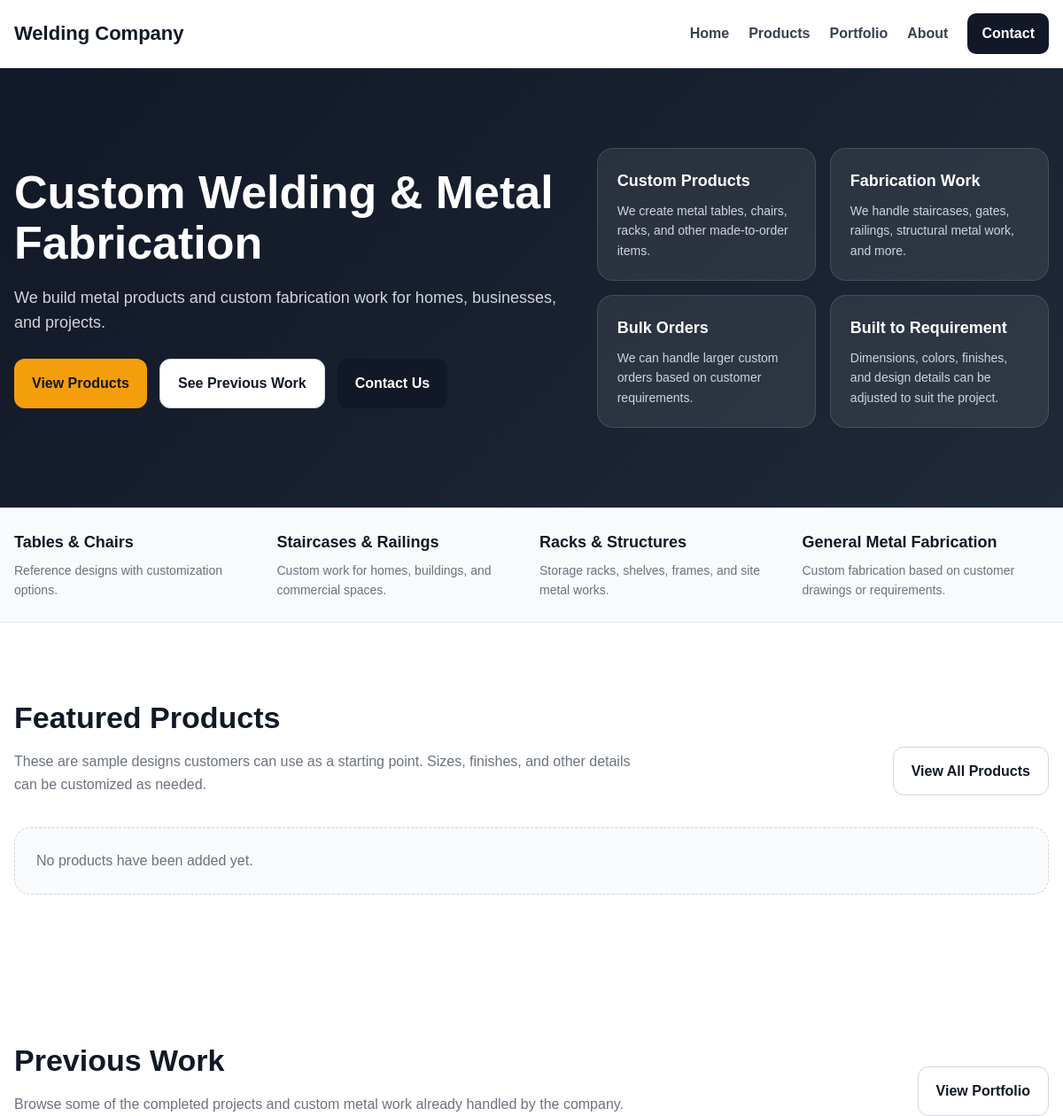
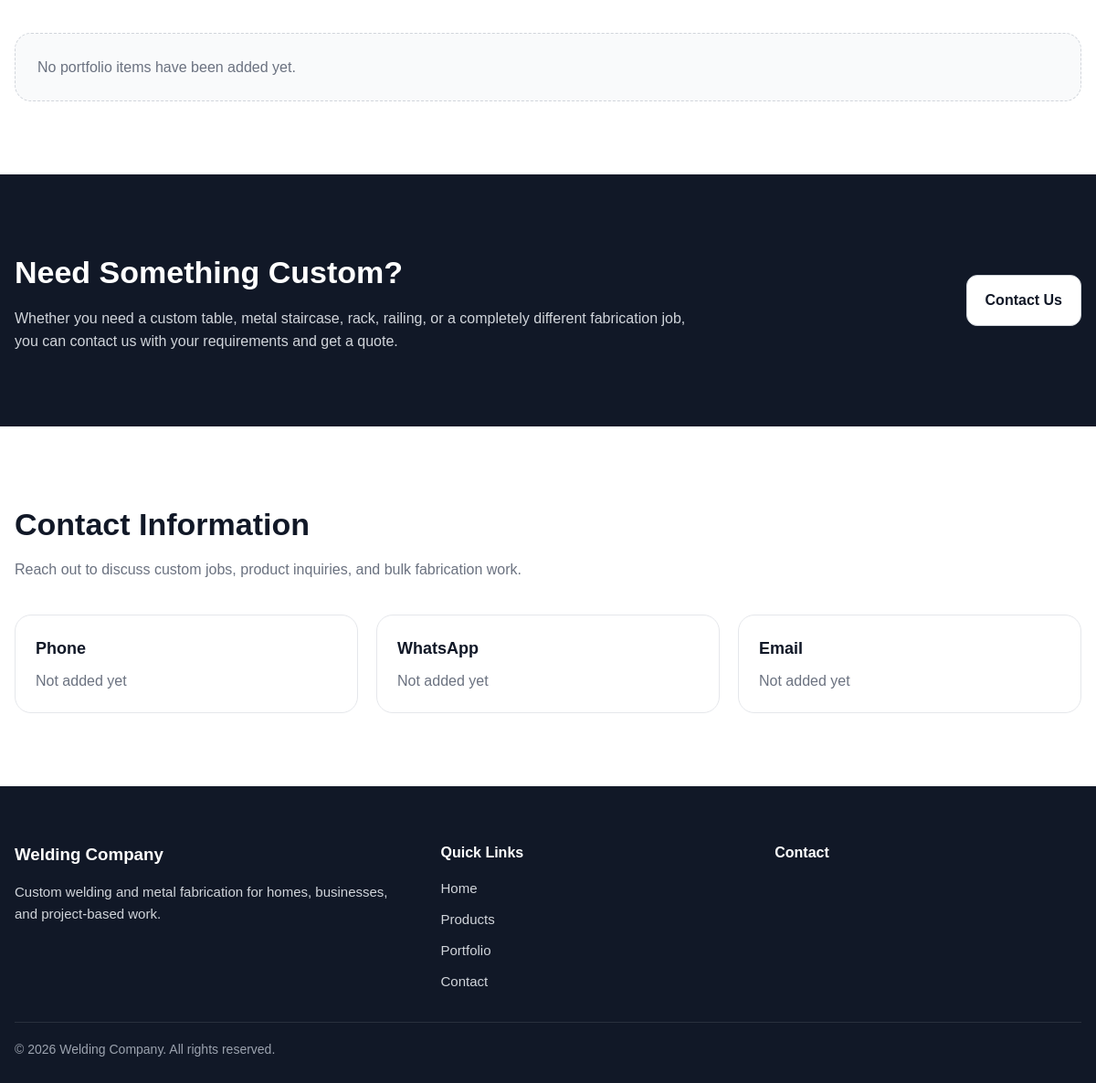
Before: / with the older database file (2 pictures, top to bottom).
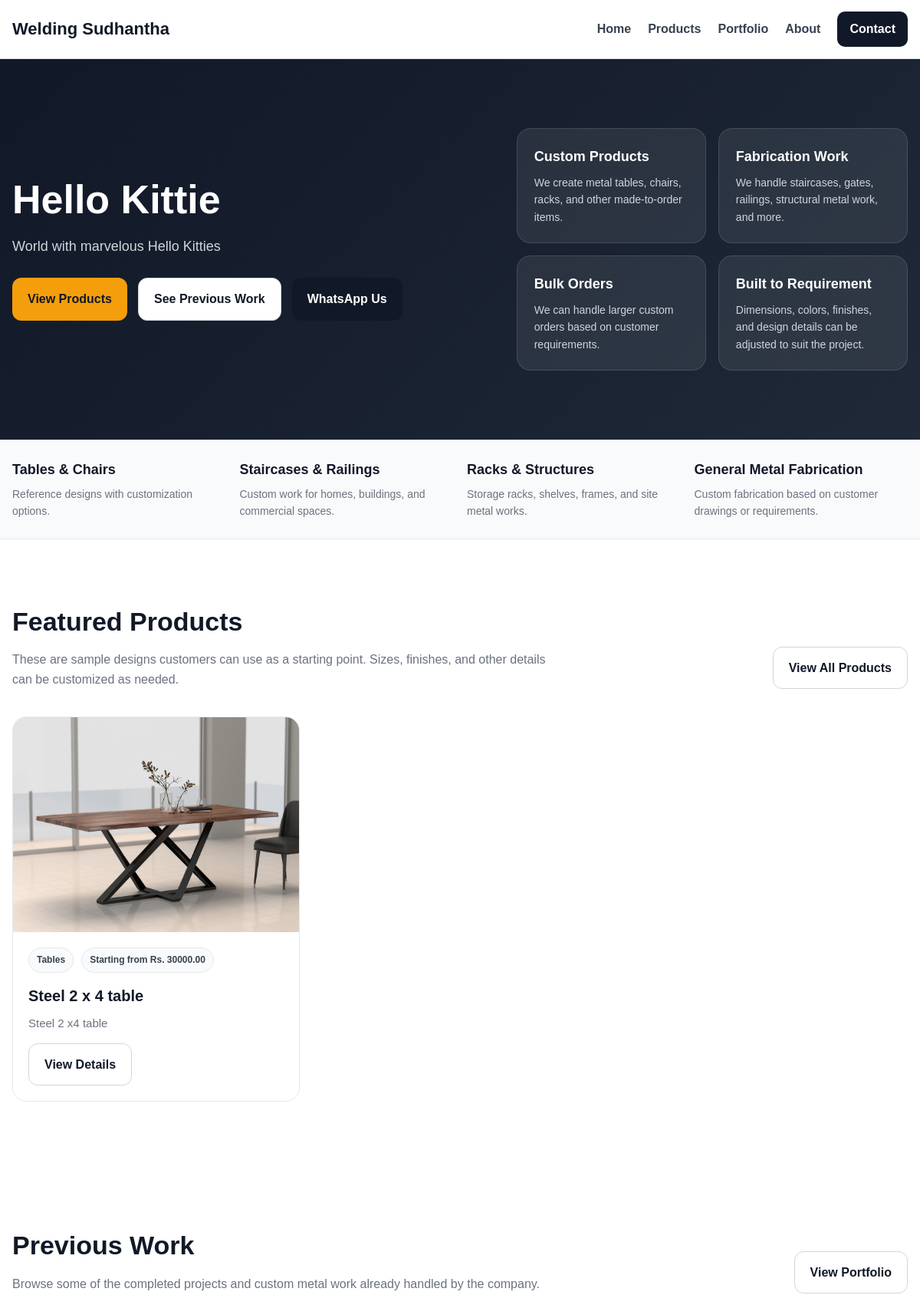
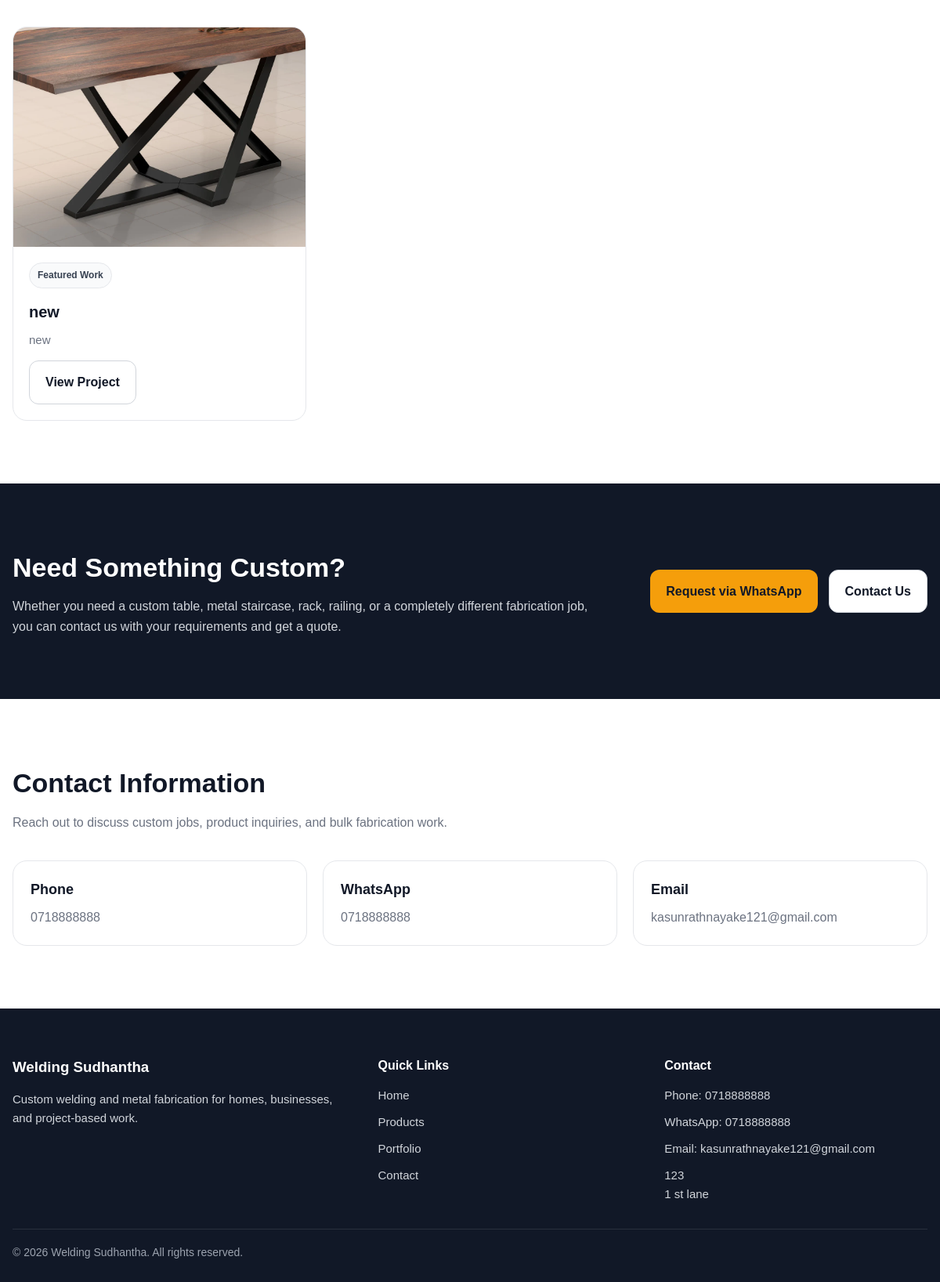
After: the same page with the newer database file (2 pictures, top to bottom).
### tables this page shows
CREATE TABLE `site_settings` (
  `id` int NOT NULL,
  `site_name` varchar(200) NOT NULL,
  `phone` varchar(50) DEFAULT NULL,
  `whatsapp` varchar(50) DEFAULT NULL,
  `email` varchar(150) DEFAULT NULL,
  `address` text,
  `hero_title` varchar(255) DEFAULT NULL,
  `hero_subtitle` text
);

CREATE TABLE `products` (
  `id` int NOT NULL,
  `category_id` int NOT NULL,
  `name` varchar(200) NOT NULL,
  `slug` varchar(220) NOT NULL,
  `short_description` text,
  `full_description` text,
  `price_text` varchar(150) DEFAULT NULL,
  `available_colors` text,
  `is_customizable` tinyint(1) DEFAULT '1',
  `is_featured` tinyint(1) DEFAULT '0',
  `status` tinyint(1) DEFAULT '1',
  `created_at` timestamp NULL DEFAULT CURRENT_TIMESTAMP
);

CREATE TABLE `categories` (
  `id` int NOT NULL,
  `name` varchar(150) NOT NULL,
  `slug` varchar(180) NOT NULL,
  `description` text,
  `status` tinyint(1) DEFAULT '1',
  `created_at` timestamp NULL DEFAULT CURRENT_TIMESTAMP
);

CREATE TABLE `portfolio_items` (
  `id` int NOT NULL,
  `title` varchar(200) NOT NULL,
  `slug` varchar(220) NOT NULL,
  `short_description` text,
  `full_description` text,
  `is_featured` tinyint(1) DEFAULT '0',
  `status` tinyint(1) DEFAULT '1',
  `created_at` timestamp NULL DEFAULT CURRENT_TIMESTAMP
);

### includes/functions.php (called while the page is built, shortened)
<?php
function e($value): string
{
    return htmlspecialchars((string)($value ?? ''), ENT_QUOTES, 'UTF-8');
}
function get_site_settings(PDO $pdo): array
{
    $stmt = $pdo->query("SELECT * FROM site_settings ORDER BY id ASC LIMIT 1");
    $settings = $stmt->fetch();
    return $settings ?: [
        'site_name' => 'Welding Company',
        'phone' => '',
        'whatsapp' => '',
        'email' => '',
        'address' => '',
        'hero_title' => 'Custom Welding & Metal Fabrication',
        'hero_subtitle' => 'We build metal products and custom fabrication work for homes, businesses, and projects.'
    ];
}
function get_latest_products(PDO $pdo, int $limit = 6): array
{
    $stmt = $pdo->prepare("
        SELECT p.*, c.name AS category_name,
               (
                   SELECT pi.image_path
                   FROM product_images pi
                   WHERE pi.product_id = p.id
                   ORDER BY pi.sort_order ASC, pi.id ASC
                   LIMIT 1
               ) AS primary_image
        FROM products p
        INNER JOIN categories c ON c.id = p.category_id
        WHERE p.status = 1
        ORDER BY p.id DESC
        LIMIT ?
    ");
    $stmt->bindValue(1, $limit, PDO::PARAM_INT);
    $stmt->execute();
    return $stmt->fetchAll();
}
function get_featured_portfolio_items(PDO $pdo, int $limit = 6): array
{
    $stmt = $pdo->prepare("
        SELECT pi.*,
               (
                   SELECT pim.image_path
                   FROM portfolio_images pim
                   WHERE pim.portfolio_item_id = pi.id
                   ORDER BY pim.sort_order ASC, pim.id ASC
                   LIMIT 1
               ) AS primary_image
        FROM portfolio_items pi
        WHERE pi.status = 1 AND pi.is_featured = 1
        ORDER BY pi.id DESC
        LIMIT ?
    ");
    $stmt->bindValue(1, $limit, PDO::PARAM_INT);
    $stmt->execute();
    return $stmt->fetchAll();
}
function get_whatsapp_link(?string $number, string $message = ''): string
{
    $cleanNumber = preg_replace('/[^0-9]/', '', (string)$number);
    if ($cleanNumber === '') {
        return '#';
    }
    $url = 'https://wa.me/' . $cleanNumber;
    if ($message !== '') {
        $url .= '?text=' . urlencode($message);
    }
    return $url;
}

### index.php (the view, shortened to what the rows shown need)
<?php
require_once __DIR__ . '/includes/db.php';
require_once __DIR__ . '/includes/functions.php';
$siteSettings = get_site_settings($pdo);
$featuredProducts = get_featured_products($pdo, 6);
if (empty($featuredProducts)) {
    $featuredProducts = get_latest_products($pdo, 6);
}
$featuredPortfolioItems = get_featured_portfolio_items($pdo, 6);
if (empty($featuredPortfolioItems)) {
    $featuredPortfolioItems = get_latest_portfolio_items($pdo, 6);
}
$frontendCssFiles = ['home.css'];
$whatsAppMessage = 'Hi, I would like to ask about your metal fabrication work.';
$whatsAppLink = get_whatsapp_link($siteSettings['whatsapp'] ?? '', $whatsAppMessage);
require_once __DIR__ . '/includes/frontend-header.php';
?>
<section class="hero-section">
    <div class="container hero-grid">
        <div class="hero-content">
            <h1>
                <?php echo e($siteSettings['hero_title'] ?: 'Custom Welding & Metal Fabrication'); ?>
            </h1>
            <p>
                <?php echo e($siteSettings['hero_subtitle'] ?: 'We build custom metal products and fabrication work for homes, businesses, and construction-related needs.'); ?>
            </p>
            <div class="hero-actions">
                <a href="<?php echo BASE_URL; ?>products.php" class="btn btn-primary">View Products</a>
                <a href="<?php echo BASE_URL; ?>portfolio.php" class="btn btn-outline">See Previous Work</a>
                <?php if ($whatsAppLink !== '#'): ?>
                    <a href="<?php echo e($whatsAppLink); ?>" target="_blank" rel="noopener" class="btn btn-dark">WhatsApp Us</a>
                <?php else: ?>
                    <a href="<?php echo BASE_URL; ?>contact.php" class="btn btn-dark">Contact Us</a>
                <?php endif; ?>
            </div>
        </div>
    </div>
</section>
<section class="section featured-section">
    <div class="container">
        <div class="section-heading">
            <div class="section-heading-left">
                <h2>Featured Products</h2>
            </div>
        </div>
        <?php if (!empty($featuredProducts)): ?>
            <div class="card-grid">
                <?php foreach ($featuredProducts as $product): ?>
                    <article class="common-card">
                        <div class="common-card-image">
                            <?php if (!empty($product['primary_image'])): ?>
                                <img src="<?php echo UPLOADS_URL . 'products/' . e($product['primary_image']); ?>" alt="<?php echo e($product['name']); ?>">
                            <?php else: ?>
                                <img src="<?php echo ASSETS_URL; ?>images/no-image.png" alt="<?php echo e($product['name']); ?>">
                            <?php endif; ?>
                        </div>
                        <div class="common-card-body">
                            <div class="common-meta">
                                <span><?php echo e($product['category_name']); ?></span>
                                <?php if (!empty($product['price_text'])): ?>
                                    <span><?php echo e($product['price_text']); ?></span>
                                <?php endif; ?>
                            </div>
                            <h3><?php echo e($product['name']); ?></h3>
                            <p>
                                <?php echo e($product['short_description'] ?: 'Customizable metal product available on request.'); ?>
                            </p>
                            <a href="<?php echo BASE_URL; ?>product.php?slug=<?php echo urlencode($product['slug']); ?>" class="btn btn-outline">View Details</a>
                        </div>
                    </article>
                <?php endforeach; ?>
            </div>
        <?php else: ?>
            <div class="empty-public-state">
                <p>No products have been added yet.</p>
            </div>
        <?php endif; ?>
    </div>
</section>
<section class="section portfolio-section">
    <div class="container">
        <div class="section-heading">
            <div class="section-heading-left">
                <h2>Previous Work</h2>
            </div>
        </div>
        <?php if (!empty($featuredPortfolioItems)): ?>
            <div class="card-grid">
                <?php foreach ($featuredPortfolioItems as $item): ?>
                    <article class="common-card">
                        <div class="common-card-image">
                            <?php if (!empty($item['primary_image'])): ?>
                                <img src="<?php echo UPLOADS_URL . 'portfolio/' . e($item['primary_image']); ?>" alt="<?php echo e($item['title']); ?>">
                            <?php else: ?>
                                <img src="<?php echo ASSETS_URL; ?>images/no-image.png" alt="<?php echo e($item['title']); ?>">
                            <?php endif; ?>
                        </div>
                        <div class="common-card-body">
                            <?php if ((int)$item['is_featured'] === 1): ?>
                                <div class="common-meta">
                                    <span>Featured Work</span>
                                </div>
                            <?php endif; ?>
                            <h3><?php echo e($item['title']); ?></h3>
                            <p>
                                <?php echo e($item['short_description'] ?: 'Completed custom metal work project.'); ?>
                            </p>
                            <a href="<?php echo BASE_URL; ?>portfolio-item.php?slug=<?php echo urlencode($item['slug']); ?>" class="btn btn-outline">View Project</a>
                        </div>
                    </article>
                <?php endforeach; ?>
            </div>
        <?php else: ?>
            <div class="empty-public-state">
                <p>No portfolio items have been added yet.</p>
            </div>
        <?php endif; ?>
    </div>
</section>
<section class="section custom-order-section">
    <div class="container custom-order-wrap">
        <div>
            <h2>Need Something Custom?</h2>
        </div>
    </div>
</section>
<section class="section">
    <div class="container">
        <div class="section-heading">
            <h2>Contact Information</h2>
        </div>
        <div class="contact-summary-grid">
            <div class="contact-summary-card">
                <h3>Phone</h3>
                <p><?php echo e($siteSettings['phone'] ?: 'Not added yet'); ?></p>
            </div>
            <div class="contact-summary-card">
                <h3>WhatsApp</h3>
                <?php if (!empty($siteSettings['whatsapp'])): ?>
                    <a href="<?php echo e(get_whatsapp_link($siteSettings['whatsapp'], $whatsAppMessage)); ?>" target="_blank" rel="noopener">
                        <?php echo e($siteSettings['whatsapp']); ?>
                    </a>
                <?php else: ?>
                    <p>Not added yet</p>
                <?php endif; ?>
            </div>
            <div class="contact-summary-card">
                <h3>Email</h3>
                <p><?php echo e($siteSettings['email'] ?: 'Not added yet'); ?></p>
            </div>
        </div>
    </div>
</section>
<?php require_once __DIR__ . '/includes/frontend-footer.php'; ?>

### includes/frontend-header.php (shortened to what the rows shown need)
<?php
$frontendCssFiles = $frontendCssFiles ?? [];
?>
<!DOCTYPE html>
<html lang="en">
<head>
    <link rel="stylesheet" href="<?php echo ASSETS_URL; ?>css/frontend/shared.css">
    <?php foreach ($frontendCssFiles as $cssFile): ?>
        <link rel="stylesheet" href="<?php echo ASSETS_URL . 'css/frontend/' . e($cssFile); ?>">
    <?php endforeach; ?>
</head>
<body>
<header class="site-header">
    <div class="container header-inner">
        <a href="<?php echo BASE_URL; ?>" class="site-logo">
            <?php echo e($siteSettings['site_name'] ?: 'Welding Company'); ?>
        </a>
        <nav class="site-nav" id="siteNav">
            <a href="<?php echo BASE_URL; ?>">Home</a>
            <a href="<?php echo BASE_URL; ?>products.php">Products</a>
            <a href="<?php echo BASE_URL; ?>portfolio.php">Portfolio</a>
            <a href="<?php echo BASE_URL; ?>about.php">About</a>
            <a href="<?php echo BASE_URL; ?>contact.php" class="nav-cta">Contact</a>
        </nav>
    </div>
</header>

### includes/frontend-footer.php (shortened to what the rows shown need)
<footer class="site-footer">
    <div class="container footer-grid">
        <div class="footer-block">
            <h3><?php echo e($siteSettings['site_name'] ?: 'Welding Company'); ?></h3>
            <p>
                Custom welding and metal fabrication for homes, businesses, and project-based work.
            </p>
        </div>
        <div class="footer-block">
            <ul>
                <?php if (!empty($siteSettings['phone'])): ?>
                    <li>Phone: <?php echo e($siteSettings['phone']); ?></li>
                <?php endif; ?>
                <?php if (!empty($siteSettings['whatsapp'])): ?>
                    <li>WhatsApp: <?php echo e($siteSettings['whatsapp']); ?></li>
                <?php endif; ?>
                <?php if (!empty($siteSettings['email'])): ?>
                    <li>Email: <?php echo e($siteSettings['email']); ?></li>
                <?php endif; ?>
                <?php if (!empty($siteSettings['address'])): ?>
                    <li><?php echo nl2br(e($siteSettings['address'])); ?></li>
                <?php endif; ?>
            </ul>
        </div>
    </div>
    <div class="container footer-bottom">
        <p>&copy; <?php echo date('Y'); ?> <?php echo e($siteSettings['site_name'] ?: 'Welding Company'); ?>. All rights reserved.</p>
    </div>
</footer>
</body>
</html>

Changed rows visible on the page:
added site_settings: site_name "Welding Sudhantha", hero_title "Hello Kittie", hero_subtitle "World with marvelous Hello Kitties", phone "0718888888", whatsapp "0718888888", email "kasunrathnayake121@gmail.com", address "123 1 st lane"
added products: category.name "Tables", price_text "Starting from Rs. 30000.00", name "Steel 2 x 4 table", short_description "Steel 2 x4 table"
added portfolio_items: is_featured "Featured Work", title "new", short_description "new"
Other visible differences:
$siteSettings['site_name'] ?: 'Welding Company': "Welding Company" → (not shown)
$siteSettings['hero_title'] ?: 'Custom Welding & Metal Fabrication': "Custom Welding & Metal Fabrication" → (not shown)
$siteSettings['phone'] ?: 'Not added yet': "Not added yet" → (not shown)
$siteSettings['email'] ?: 'Not added yet': "Not added yet" → (not shown)
text no longer shown: "We build metal products and custom fabrication work for homes, businesses, and projects. Contact Us No products have been added yet. No portfolio items have been added yet. Not added yet"
text now shown: "WhatsApp Us Request via WhatsApp Phone: WhatsApp: Email:"
